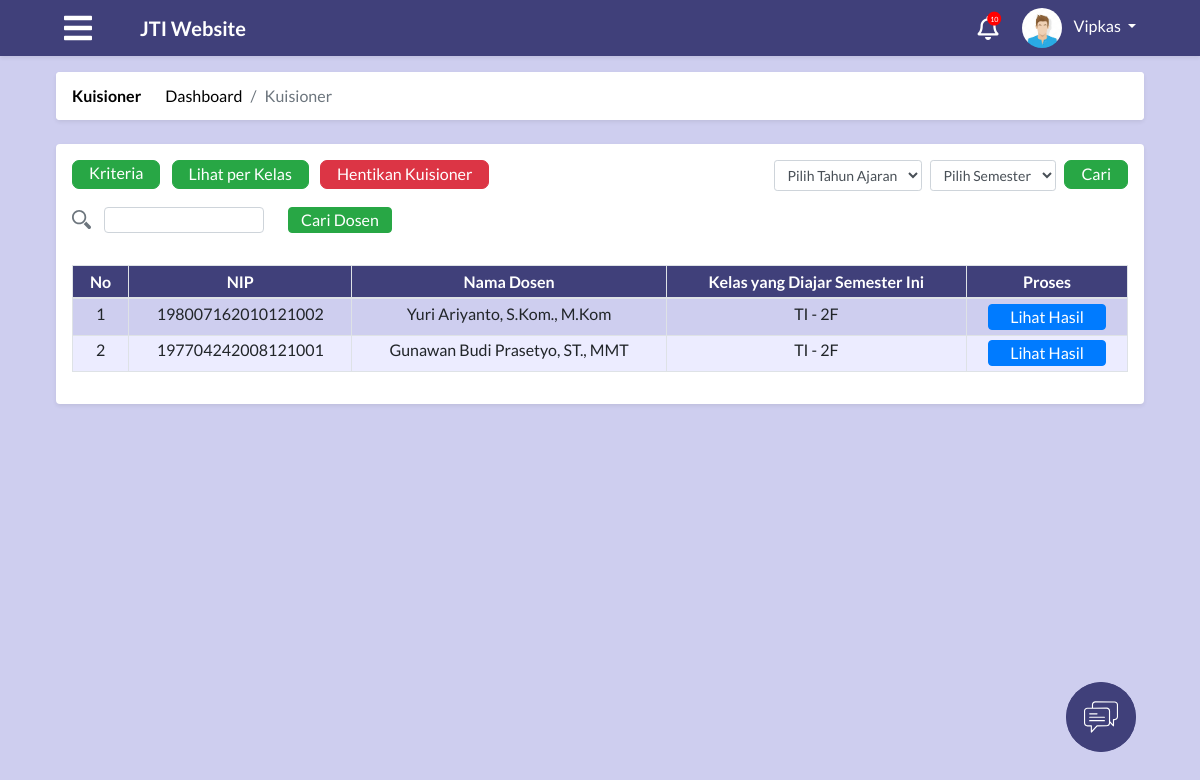
/module/index.php?module=kuisioner (signed in), run on the app's committed database.
### tables this page shows
CREATE TABLE `tabel_admin` (
  `id_admin` int(30) NOT NULL,
  `nama` varchar(50) NOT NULL,
  `nip` int(20) NOT NULL,
  `alamat` text,
  `tempat_lahir` varchar(50) DEFAULT NULL,
  `tangal_lahir` date DEFAULT NULL,
  `id_user` int(11) NOT NULL,
  `waktu_edit` datetime NOT NULL
);

CREATE TABLE `tabel_dosen` (
  `id_dosen` int(30) NOT NULL,
  `nip` varchar(50) NOT NULL,
  `nama` varchar(200) NOT NULL,
  `alamat` text,
  `jenis_kelamin` enum('laki-laki','perempuan') NOT NULL,
  `tempat_lahir` varchar(50) DEFAULT NULL,
  `tanggal_lahir` date DEFAULT NULL,
  `foto` text,
  `id_user` int(11) NOT NULL,
  `waktu_edit` datetime NOT NULL
);

CREATE TABLE `tabel_jadwal` (
  `id_jadwal` int(30) NOT NULL,
  `id_ruang` int(30) NOT NULL,
  `id_kelas` int(30) NOT NULL,
  `id_prodi` int(11) NOT NULL,
  `id_semester` int(30) NOT NULL,
  `id_dosen` int(30) NOT NULL,
  `id_matkul` int(11) NOT NULL,
  `hari` varchar(30) NOT NULL,
  `jam_mulai` time NOT NULL,
  `jam_selesai` time NOT NULL,
  `tingkat` int(11) NOT NULL,
  `waktu_edit` datetime NOT NULL
);

CREATE TABLE `tabel_kelas` (
  `id_kelas` int(30) NOT NULL,
  `kode_kelas` varchar(50) NOT NULL,
  `id_prodi` int(10) NOT NULL,
  `tingkat` int(11) NOT NULL
);

CREATE TABLE `tabel_prodi` (
  `id_prodi` int(30) NOT NULL,
  `nama` varchar(50) NOT NULL,
  `kode` varchar(30) NOT NULL
);

### process/proses_kuisioner.php (called while the page is built, shortened)
<?php
function kuisioner($con, $tahun, $semester)
{
  $kuisioner = "select distinct(a.id_dosen), b.*, b.nama as namaDosen, c.id_semester, d.* from tabel_hasil_kuisioner a, tabel_dosen b, tabel_mahasiswa c, tabel_semester d where a.id_dosen=b.id_dosen and a.id_mahasiswa=c.id_mahasiswa and c.id_semester=d.id_semester and YEAR(a.waktu_edit)=$tahun and c.id_semester=$semester";
  $resultKuisioner = mysqli_query($con, $kuisioner);
  return $resultKuisioner;
}
function kelasDosen($con, $id_dosen)
{
  $kelasDosen = "select a.*, b.id_kelas, c.id_kelas from tabel_dosen a, tabel_jadwal b, tabel_kelas c where b.id_kelas=c.id_kelas and a.id_dosen=b.id_dosen and a.id_dosen=$id_dosen";
  $resultKelasDosen = mysqli_query($con, $kelasDosen);
  return $resultKelasDosen;
}
function tampilKelas($con, $id_kelas){
  $kelas = "select a.*, b.* from tabel_kelas a, tabel_prodi b where a.id_prodi=b.id_prodi and a.id_kelas=$id_kelas";
  $resultKelas = mysqli_query($con, $kelas);
  $row=mysqli_fetch_assoc($resultKelas);
  $hasil= $row["kode"]." - ".$row["tingkat"].$row["kode_kelas"];
  return $hasil;
}
function cekStatusAktif($con){
  $status="select distinct(status_aktif) as status_aktif from tabel_kuisioner";
  $resultStatus = mysqli_query($con, $status);
  $rowStatus=mysqli_fetch_assoc($resultStatus);
  if($rowStatus["status_aktif"]=='ya'){
    return true;
  }
  else if($rowStatus["status_aktif"]=='tidak'){
    return false;
  }
}

### module/admin/kuisioner/kuisioner.php (the view, shortened to what this page needs)
<?php
  include "../config/connection.php";
  include "../process/proses_kuisioner.php";
?>
<main role="main" class="container-fluid" id="kuisioner">
  <div class="row">
    <div class="col-md-12 p-0">
      <div class="m-2 bg-white shadow-sm rounded">
        <nav aria-label="breadcrumb">
            <ol class="breadcrumb">
                <li class="pr-4 title "><a href="?module=kuisioner"><strong>Kuisioner</strong></a></li>
                <li class="breadcrumb-item"><a href="?module=home">Dashboard</a></li>
                <li class="breadcrumb-item active" aria-current="page">Kuisioner</li>
            </ol>
        </nav>
      </div>
    </div>
    <div class="col-md-12 p-0">
      <div class="m-2 p-3 bg-white mb-3 rounded shadow-sm">
        <div class="container-fluid p-0">
          <div class="row">
            <div class="col-md-6 ">
              <a href="?module=kriteriaKuisioner" class="btn btn-success button mr-2">
              Kriteria
              </a>
              <button type="button" class="btn btn-success button mr-2" data-toggle="modal" data-target="#modalLihatperKelas">
              Lihat per Kelas
              </button>
              <?php
              if(cekStatusAktif($con)){ ?>
                <button type="button" class="btn btn-danger button mr-2" id="hentikanKuisioner">
                Hentikan Kuisioner
                </button>
              <?php }
              else if(!cekStatusAktif($con)){ ?>
                <button type="button" class="btn btn-success button mr-2" id="aktifkanKuisioner">
                Aktifkan Kuisioner
                </button>
              <?php } ?>
            </div>
            <div class="col-md-6">
              <form action="?module=kuisioner" class="p-0 m-0 d-flex justify-content-end" method="post">
                <select class="form-control form-control-sm w-auto mr-2" name="tahun">
                  <option value="0">Pilih Tahun Ajaran</option>
                </select>
                <select class="form-control form-control-sm w-auto mr-2" name="semester">
                  <option value="0">Pilih Semester</option>
                </select>
                <input type="submit" value="Cari" name="cariKuisioner" class="btn btn-success button">
              </form>
            </div>
          </div>
          <div class="row mt-3">
            <form class="col-md-12 d-flex" action="?module=kuisioner" method="POST">
              <small class="my-auto"><img src="../img/search.svg" alt="" id="icon-search"></small>
              <input type="search" class="pencarian form-control mr-4" name="txtCariDosen" id="cari">
              <input type="submit" value="Cari Dosen" name="cariDosen" class="btn btn-success btn-cariDosen">
            </form>
          </div>
          <div class="row mt-3">
            <div class="col-md-12 d-flex text-center justify-content-center">
            <?php
              if(isset($_POST["cariKuisioner"])){
                $resultKuisioner=kuisioner($con, $_POST["tahun"], $_POST["semester"]);
              }
              else if(isset($_POST["cariDosen"])){
                $resultKuisioner=kuisionerCariDosen($con, $_POST["txtCariDosen"]);
              }
              else{
                $resultKuisioner=kuisioner($con, date("Y"), 7);
              }
              if (mysqli_num_rows($resultKuisioner) > 0){
              ?>
              <table class="table table-striped table-bordered text-center">
                <thead>
                  <tr>
                    <th>No</th>
                    <th>NIP</th>
                    <th>Nama Dosen</th>
                    <th>Kelas yang Diajar Semester Ini</th>
                    <th>Proses</th>
                  </tr>
                </thead>
                <tbody>
                <?php
                    $no=1;
                    while($row = mysqli_fetch_assoc($resultKuisioner)){
                      ?>
                      <tr>
                        <td><?php echo $no;?></td>
                        <td><?php echo $row["nip"]; ?></td>
                        <td><?php echo $row["namaDosen"]; ?></td>
                        <td>
                        <?php
                        $resultKelasDosen=kelasDosen($con,$row["id_dosen"]);
                        if (mysqli_num_rows($resultKelasDosen) > 0){
                          while($rowKelas = mysqli_fetch_assoc($resultKelasDosen)){
                              echo tampilKelas($con,$rowKelas["id_kelas"]);
                          }
                        }
                        else{
                          echo "-";
                        }
                            ?>
                        </td>
                        <td>
                          <button type="button" id="<?php echo $row["id_dosen"];?>" class="btn btn-primary lihat-detail" data-toggle="modal" data-target="#modalLihatHasil">Lihat Hasil</button>
                        </td>
                      </tr>
                    <?php
                     $no++;
                    }
                    ?>
                </tbody>
              </table>
              <?php
            }
            ?>
            </div>
          </div>
        </div>
      </div>
    </div>
  </div>
</main>

### module/index.php (shortened to what this page needs)
<?php
include "../config/connection.php";
$level = $_SESSION['level'];
$idUser = $_SESSION['id'];
?>
<?php
switch ($level) {
  case 'admin':
    $queryUser = "SELECT a.*, b.* FROM tabel_user a, tabel_admin b WHERE a.id_user=$idUser and a.id_user=b.id_user";
    $resultUser = mysqli_query($con, $queryUser);
    $rowUser = mysqli_fetch_assoc($resultUser);
    $namaUser = $rowUser["nama"];
    break;
}
?>
<!DOCTYPE html>
<html>
<head>
  <?php
  include "../config/styles.php";
  ?>
</head>
<body>
  <nav class="app-navbar navbar navbar-expand-md navbar-dark bg-blue shadow-sm sticky-top mb-2">
    <?php
    if ($level == "admin") {
      ?>
      <a class="ml-5 mr-5" id="navigation-admin-btn"> <i class="fas fa-bars text-white burger-icon"></i></a>
    <?php
  } else {
    ?>
      <a class="ml-5 mr-5" id="navigation-btn"> <i class="fas fa-bars text-white burger-icon"></i></a>
    <?php
  }
  ?>
    <a class="navbar-brand " href="index.php?module=home"><b>JTI Website</b></a>
    <div class="collapse navbar-collapse" id="navbarCollapse">
      <i class="notification-icon text-white far fa-bell" onclick="location.href='index.php?module=notifikasi';">
        <span class="fas fa-circle notification-bubble"></span>
        <span class="notification-bubble-num">10</span>
      </i>
      <div class="dropdown mr-5">
        <img class="dropdown-toggle nav-profile-photo ml-4 " src="../attachment/img/avatar.jpeg" data-toggle="dropdown" aria-haspopup="true" aria-expanded="false">
        <a href="#" class="dropdown-toggle ml-2 profile-link" id="dropdownMenuButton" data-toggle="dropdown" aria-haspopup="true" aria-expanded="false"><?php echo ($namaUser); ?>&nbsp;<b class="caret"></b></a>
      </div>
    </div>
  </nav>
  <div class="container-fluid px-5">
    <?php
    $module = $_GET["module"];
    if ($level == "mahasiswa") {
      switch ($module) {
        case "home":
          include "mahasiswa/home.php";
          break;
        case "kompenAbsen":
          include "mahasiswa/kompenAbsen.php";
          break;
        case "coba":
          include "mahasiswa/coba.php";
          break;
        case "krs":
          include "mahasiswa/krs.php";
          break;
        case "jadwal":
          include "mahasiswa/jadwal.php";
          break;
        case "nilai":
          include "mahasiswa/nilai.php";
          break;
        case "nilaiError":
          include "mahasiswa/nilaiError.php";
          break;
        case "kelasKosong":
          include "mahasiswa/kelasKosong.php";
          break;
        case "notifikasi":
          include "notifikasi.php";
          break;
        default:
          include "404.php";
      }
    } else if ($level == "admin") {
      switch ($module) {
        case "kuisioner":
          include "admin/kuisioner/kuisioner.php";
          break;
      }
    }
    if ($level == "mahasiswa" || $level == "admin" || $level == "dosen") {
      if ($module != 'eComplain') {
        ?>
        <img src="../img/Chat.svg" alt="chat" class="chat-bubble">
      <?php
    }
  }
  ?>
  </div>
</body>
</html>

### css/style.css (style rules this page uses)
* { font-family: "Lato"; }
body, html { margin: 0; padding: 0; }
body { background-color: #ceceef !important; }
.app-navbar { z-index: 0; }
.burger-icon { font-size: 2em; }
.notification-icon { font-size: 1.5em; position: relative; cursor: pointer; }
.notification-bubble { position: absolute; font-size: 0.6em; top: -4px; color: red; right: -3px; }
.notification-bubble-num { position: absolute; font-size: 0.3em; top: 0px; color: #ffffff; right: 0px; }
.profile-link:link { color: #ffffff; text-decoration: none; }
.profile-link { color: #ffffff; text-decoration: none; }
.nav-profile-photo { width: 2.5em; border-radius: 50%; }
.app-navbar { z-index: 1; }
.bg-blue { background-color: #40407a; }
#navigation-btn, #navigation-admin-btn, .pointer { cursor: pointer; }
.chat-bubble { position: fixed; bottom: 3em; right: 4em; background: #40407a; width: 4.4em; height: 4.4em; border-radius: 50%; display: flex; justify-content: center; align-items: center; }
.table-striped>thead>tr>th { padding: 0.4em; padding-left: 0.7em; padding-right: 0.7em; }
.table-striped>thead>tr>th { background-color: #40407a; color: white; }
.table-striped>tbody>tr:nth-child(odd)>td { background-color: #ceceef; }
.table-striped>tbody>tr:nth-child(even)>td { background-color: #ececff; }
.table-striped>tbody>tr>td { font-size: 1em; padding: 0.3em; }
.table-striped .btn { height: 1.6em; padding-bottom: 0; padding-top: 0; padding-left: 1.3em; padding-right: 1.3em; }
.breadcrumb a { text-decoration: none; color: black; }
.breadcrumb { background: white; }

### css/login.css (style rules this page uses)
body { padding-top: 0 !important; }

### css/notifikasi.css (style rules this page uses)
td { border-top: 2px solid rgb(187, 187, 187); border-bottom: 2px solid rgb(187, 187, 187); }

### css/kuisioner.css (style rules this page uses)
#kuisioner .breadcrumb a { text-decoration: none; color: black; }
#kuisioner .breadcrumb { background: white; }
#kuisioner .button { border-radius: 7px; width: auto; height: 1.8em; padding-left: 1em; padding-right: 1em; padding-bottom: 0; padding-top: 0; }
#kuisioner #icon-search { width: 1.5em; color: gray; margin-right: 1em; }
#kuisioner .pencarian { height: 1.6em !important; width: 10em; }
#kuisioner .btn-cariDosen { height: 1.6em; padding-bottom: 0; padding-top: 0; }

### data on the page
tabel_admin: nama "Vipkas"
tabel_dosen: nip "198007162010121002", nama "Yuri Ariyanto, S.Kom., M.Kom"
tabel_jadwal: id_kelas.kode_kelas "TI - 2F"
tabel_dosen: nip "197704242008121001", nama "Gunawan Budi Prasetyo, ST., MMT"
tabel_jadwal: id_kelas.kode_kelas "TI - 2F"
